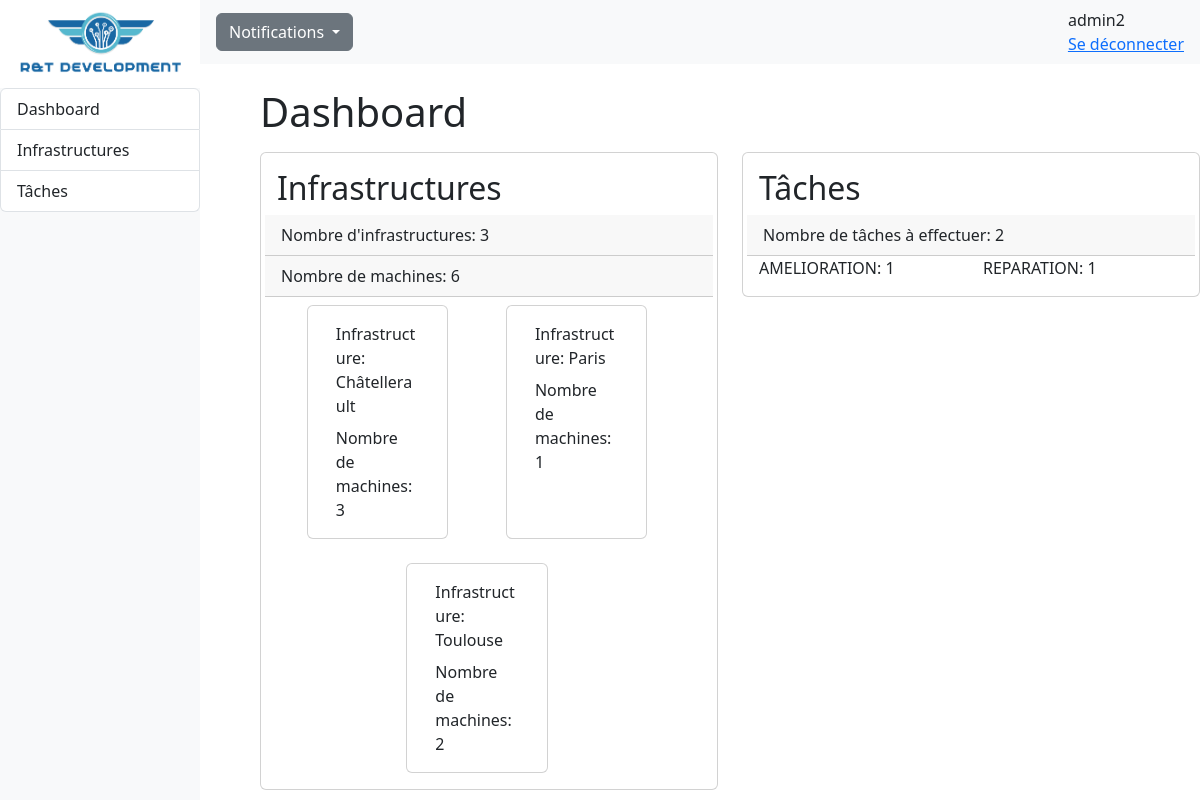
The app's page /RT_app/admin/ (signed in) with its own data.
### RT_app/models.py (models this page shows, shortened)
class Personnel(AbstractUser):
    id = models.AutoField(primary_key=True,editable=False)
    is_staff = models.BooleanField(default=False)
    id_infrastructure = models.ForeignKey('Infrastructure', on_delete=models.CASCADE, null=True, default=None)

class Infrastructure(models.Model):
    id = models.AutoField(primary_key=True,editable=False)
    nom = models.CharField(max_length=40)
    id_personnel = models.ForeignKey(Personnel, on_delete=models.CASCADE)
    pays = models.CharField(max_length=30)
    ville = models.CharField(max_length=64)
    coordonnees = models.CharField(null=True, blank=True ,max_length=18, validators=[RegexValidator(r'^[-+]?([1-8]?\d(\.\d+)?|90(\.0+)?)\s*[-+]?([1-9]?\d(\.\d+)?|1[0-7]\d(\.\d+)?|180(\.0+)?)$')])
    ip_reseau = models.CharField(max_length=15, default="192.168.0.0", validators=[RegexValidator(r'^((25[0-5]|(2[0-4]|1\d|[1-9]|)\d)\.?\b){4}$')])
    masque = models.CharField(max_length=15, default="255.255.255.0", validators=[RegexValidator(r'^(?:128|192|224|240|248|252|254|255)\.(?:0|128|192|224|240|248|252|254|255)\.(?:0|128|192|224|240|248|252|254|255)\.(?:0|128|192|224|240|248|252|254|255)$')])

class Entretien(models.Model):
    TYPE_CHOICES = [
        ('PREVENTIF', 'Préventif'),
        ('CORRECTIF', 'Correctif'),
        ('AMELIORATION', 'Amélioration'),
        ('MISE A JOUR', 'Mise à jour'),
        ('REPARATION', 'Réparation'),
        ('AUTRE', 'Autre')
    ]
    id = models.AutoField(primary_key=True,editable=False)
    nom = models.CharField(max_length=30, default="Mise à jour")
    type = models.CharField(max_length=15, choices=TYPE_CHOICES, default='PREVENTIF')
    description = models.TextField()
    date = models.DateField(default=datetime.now().strftime("%Y-%m-%d"))
    id_personnel = models.ForeignKey('Personnel', on_delete=models.CASCADE)
    id_machine  = models.ForeignKey('Machine', on_delete=models.CASCADE)
    etat = models.BooleanField(default=False)

### RT_app/views.py (the view)
# urls.py: path('admin/', views.dashboard, name='dashboard'),
@login_required
def dashboard(request):
    machine_sum = machines.count()
    entretien_a_faire = entretiens.filter(etat=True)
    entretien_par_type = entretien_a_faire.values('type').annotate(count=Count('type'))
    context = {
        'infrastructures': infrastructures,
        'entretiens': entretiens,
        'personnels': personnels,
        'machines': machines,
        'machine_sum': machine_sum,
        'entretien_a_faire': entretien_a_faire,
        'entretien_par_type': entretien_par_type,
    }
    return render(request, 'admin/dashboard.html', context)

### RT_app/templates/admin/dashboard.html (shortened to what this page needs)
<!DOCTYPE html>
<html lang="en">
<head>
    {% load static %}
    <link rel="stylesheet" href="{% static 'css/styles.css' %}">
    <link href="https://cdn.jsdelivr.net/npm/bootstrap@5.3.0-alpha3/dist/css/bootstrap.min.css" rel="stylesheet">
</head>
<body>
    {% block menu %}
    <div class="container-fluid row g-0">
        <div class="bg-light col-2" id="sidebar">
          <nav class="navbar col d-flex align-items-center vh-100">
                <div class="fixed-top col-2">
                    <a href="{% url 'dashboard' %}"><img class="img-fluid" src="{% static 'img/rtdev.png' %}"/></a>
                    <div class="">
                        <ul class="list-group border-0">
                            <li class="list-group-item"> <a class="nav-link" href="{% url 'dashboard' %}">Dashboard</a></li>
                            <li class="list-group-item"> <a class="nav-link" href="{% url 'infra' %}">Infrastructures</a></li>
                            <li class="list-group-item"> <a class="nav-link" href="{% url 'taches' %}">Tâches</a></li>
                        </ul>
                    </div>
                </div>
            </nav>
        </div>
        <div class="col" id="main-content">
            <div>
                <nav class="navbar navbar-top bg-light row d-flex" id="main-navbar">
                    <div class="container-fluid">
                        <div class="nav-item dropdown ms-3 z-2">
                            <a class="btn btn-secondary dropdown-toggle" href="#" role="button" data-bs-toggle="dropdown" aria-expanded="false">
                              Notifications
                            </a>
                        </div>
                        <div class="nav-item">
                            <div class="nav-item d-flex me-5">
                                <span>{{user.username}}</span>
                            </div>
                            {% if user.is_authenticated%}
                                <div class="nav-item pe-3">
                                    <a href="{% url 'index' %}">Se déconnecter</a>
                                </div>
                            {% endif %}
                        </div>
                    </div>
                  </nav>
            </div>
        {% endblock %}
        {% block content %}
        <div class="row mt-4 ms-5">
            <h1>Dashboard</h1>
            <div class="col-6">
                <div class="card mt-2 col">
                    <div class="card-body row">
                        <h2 class="card-title">Infrastructures</h2>
                        <p class="card-header">Nombre d'infrastructures: {{infrastructures.all.count}}</p>
                        <p class="card-header">Nombre de machines: {{machines.all.count}}</p>
                        <div class="row gap-3 justify-content-evenly">
                            {% for infrastructure in infrastructures %}
                            <div class="card mt-2 col-4">
                                <div class="card-body">
                                    <div class="card-title">Infrastructure: {{infrastructure.nom}}</div>
                                    <div class="card-text">Nombre de machines: {{infrastructure.machine_set.count}}</div>
                                </div>
                            </div>
                            {% endfor %}
                        </div>
                    </div>
                </div>
            </div>
            <div class="col-6">
                    <div class="card mt-2 col">
                        <div class="card-body row">
                            <h2 class="card-title">Tâches</h2>
                            <p class="card-header">Nombre de tâches à effectuer: {{entretien_a_faire.count}}</p>
                            {% for entretien in entretien_par_type %}
                                <div class="card-text w-50">{{ entretien.type }}: {{ entretien.count }}</div>
                            {% endfor %}
                        </div>
                    </div>
                </div>
            </div>
        </div>
        {% endblock %}
        </div>
</body>
</html>

### RT_app/static/css/styles.css (style rules this page uses)
body { font-family: 'Segoe UI', Tahoma, Geneva, Verdana, sans-serif; }

### records on screen
Personnel: username "admin2"
Infrastructure: nom "Châtellerault", machine_set.count "3"
Infrastructure: nom "Paris", machine_set.count "1"
Infrastructure: nom "Toulouse", machine_set.count "2"
Entretien: type "AMELIORATION", count "1"
Entretien: type "REPARATION", count "1"

### other values on screen
{{ infrastructures.all.count }} "3"
{{ machines.all.count }} "6"
{{ entretien_a_faire.count }} "2"
